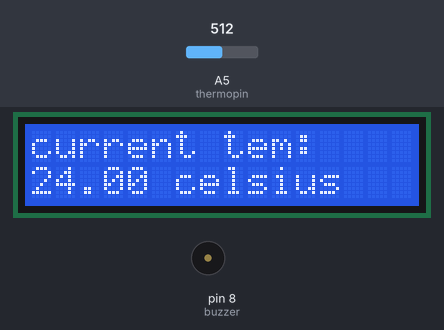
Bench run of a sketch on a simulated Arduino Uno, built with avr-gcc and run on an emulated ATmega328P. Parts: 16×2 character LCD, buzzer (waves = sounding, pin HIGH). The test bench sets the inputs (shaded band); at power-on: A5 (thermopin) = 512. What the sketch prints to the serial monitor is not drawn.

Above: at 1.2 s.
1.3 s: A5 (thermopin) set to 661
At 2.7 s:
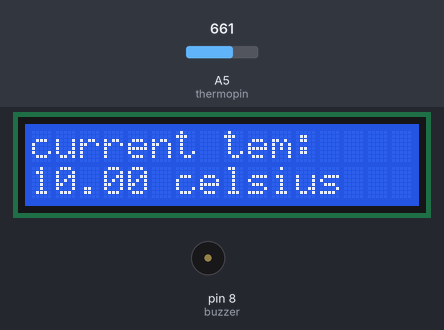
3.5 s: A5 (thermopin) set to 685
At 4.5 s:
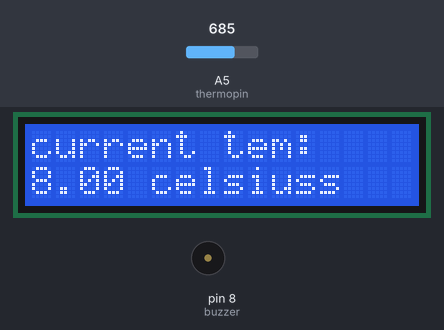
5.5 s: A5 (thermopin) set to 803
At 7.2 s:
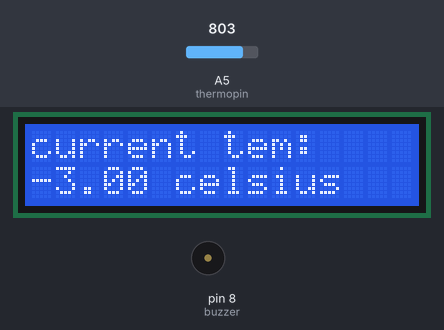
7.5 s: A5 (thermopin) set to 828
At 9.3 s:
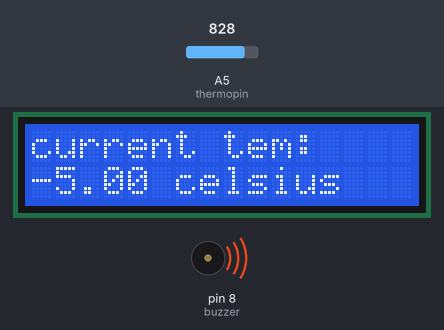
Timing chart, 0 to 10.5 s (numbered marks = the images above; inputs shaded):
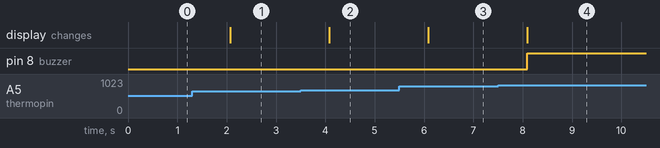

The sketch:

task2-trans.ino
```cpp
#include <LiquidCrystal.h>
//initialise the library with the numbers of the interface pins
LiquidCrystal lcd(12, 11, 5, 4, 3, 2);
int buzzer = 8;
int firstOccur = 0;
int thermopin = A5;
int lcdscreen = 8;
int enable = 9;
float v;
float R1 = 10000;
float logr2, r2;
int t = 0;
float c1 = 1.009249522e-03, c2 = 2.378405444e-04 , c3 = 2.019202697e-07;
int digitalV;
// Constants for the Steinhart-Hart equation
const float A = 0.001125308852122;   // Steinhart-Hart coefficient A
const float B = 0.000234711863267;   // Steinhart-Hart coefficient B
const float C = 0.000000085663516;   // Steinhart-Hart coefficient C


void setup() {
  // put your setup code here, to run once:
Serial.begin(9600);
// set up the LCD's number of columns and rows:
  lcd.begin(16, 2);
  lcd.setCursor(0,0);
    // Print a message to the LCD.
  lcd.print("current tem: ");
   pinMode(buzzer, OUTPUT);
}

void loop() {
  // put your main code here, to run repeatedly:
   lcd.setCursor(0,1);

v = analogRead(thermopin);
// Convert the analog value to resistance
   float resistance = (1023.0 / v) - 1.0;
   resistance = 10000.0 / resistance;

  // // Calculate the temperature using the Steinhart-Hart equation
   t = 1.0 / (A + (B * log(resistance)) + (C * pow(log(resistance), 3)));
//digitalV = v*5 / 1024;
// r2 = ((R1 * 5) / digitalV) - R1;
// Serial.println(r2);
 //r2 = R1 * (1023.0 / (float)digitalV - 1.0);
//logr2 = log(r2);
//t = (1.0/(c1 + c2 * logr2 + c3*logr2 *logr2 * logr2));
t = t - 273.15;
if (float(t) > 10 || float(t) < -4)
{
  if (firstOccur == 1)
    digitalWrite(buzzer, HIGH);
}
 else
 {
  digitalWrite(buzzer, LOW);
  firstOccur = 1;
 }

Serial.println(t,2);
lcd.print(float(t));
lcd.print(" celsius");
delay(1000);

}
```

Measured:
- the behaviour switches between 671 and 672 on A5 (thermopin) (found by bisection; images 1 and 2)
- the behaviour switches between 820 and 821 on A5 (thermopin) (found by bisection; images 3 and 4)
- after the input at 1.3 s, the display: changes after 0.77 s (image 1)
- after the input at 3.5 s, the display: changes after 0.58 s (image 2)
- after the input at 5.5 s, the display: changes after 0.59 s (image 3)
- after the input at 7.5 s, pin 8 (buzzer): LOW → HIGH after 0.59 s; the display: changes after 0.60 s (image 4)
